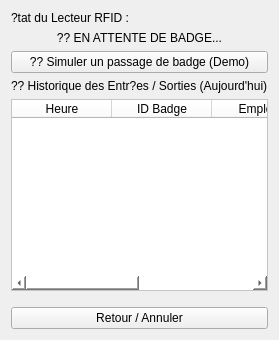
         <widget class="QWidget" name="pointage">
          <layout class="QVBoxLayout" name="verticalLayout_Pointage">
           <item>
            <widget class="QLabel" name="lblTitrePointage">
             <property name="text">
              <string>?tat du Lecteur RFID :</string>
             </property>
            </widget>
           </item>
           <item>
            <widget class="QLabel" name="lblStatutRFID">
             <property name="text">
              <string>?? EN ATTENTE DE BADGE...</string>
             </property>
             <property name="alignment">
              <set>Qt::AlignmentFlag::AlignCenter</set>
             </property>
            </widget>
           </item>
           <item>
            <widget class="QPushButton" name="btnSimulerBadge">
             <property name="cursor">
              <cursorShape>PointingHandCursor</cursorShape>
             </property>
             <property name="text">
              <string>?? Simuler un passage de badge (Demo)</string>
             </property>
            </widget>
           </item>
           <item>
            <widget class="QLabel" name="lblLog">
             <property name="text">
              <string>?? Historique des Entr?es / Sorties (Aujourd'hui)</string>
             </property>
            </widget>
           </item>
           <item>
            <widget class="QTableWidget" name="tablePointage">
             <property name="styleSheet">
              <string notr="true">background-color: white; gridline-color: #eee;</string>
             </property>
             <attribute name="horizontalHeaderStretchLastSection">
              <bool>true</bool>
             </attribute>
             <attribute name="verticalHeaderVisible">
              <bool>false</bool>
             </attribute>
             <column>
              <property name="text">
               <string>Heure</string>
              </property>
             </column>
             <column>
              <property name="text">
               <string>ID Badge</string>
              </property>
             </column>
             <column>
              <property name="text">
               <string>Employe</string>
              </property>
             </column>
             <column>
              <property name="text">
               <string>Statut</string>
              </property>
             </column>
            </widget>
           </item>
           <item>
            <spacer name="verticalSpacer_Pointage">
             <property name="orientation">
              <enum>Qt::Orientation::Vertical</enum>
             </property>
             <property name="sizeType">
              <enum>QSizePolicy::Policy::Fixed</enum>
             </property>
             <property name="sizeHint" stdset="0">
              <size>
               <width>20</width>
               <height>10</height>
              </size>
             </property>
            </spacer>
           </item>
           <item>
            <widget class="QPushButton" name="btnAnnulerPointage">
             <property name="text">
              <string>Retour / Annuler</string>
             </property>
            </widget>
           </item>
          </layout>
         </widget>
